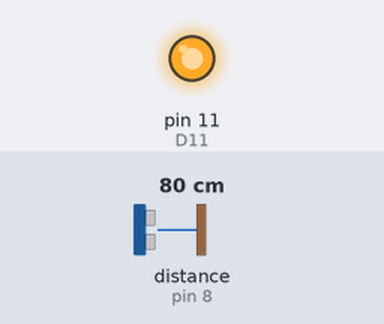
The sketch below on a simulated Arduino Uno, built for the host (arithmetic inside an expression is 32-bit, double 64-bit). Parts: output pins drawn as LEDs (lit = HIGH). Wiring (inferred from the names in the program): ultrasonic range finder: trigger pin 12; echo pin 8. The test bench sets the inputs (shaded band); at power-on: distance to the obstacle (sensor on pin 8) 80 cm. The echo pulse lasts 58.3 µs per cm; pins used as bus, display or sensor lines are not drawn.

Above: at 4.2 s.
4.3 s: distance to the obstacle (sensor on pin 8) set to 16 cm
5.8 s: distance to the obstacle (sensor on pin 8) set to 12 cm
At 6.8 s:
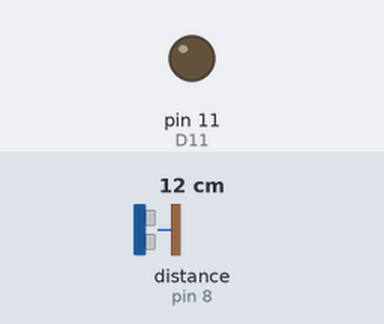
7.3 s: distance to the obstacle (sensor on pin 8) set to 36 cm
8.8 s: distance to the obstacle (sensor on pin 8) set to 46 cm
At 9.2 s:
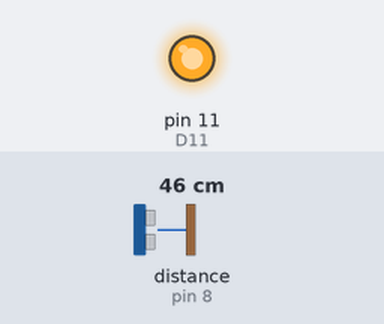
10.3 s: distance to the obstacle (sensor on pin 8) set to 2 cm
At 11.4 s:
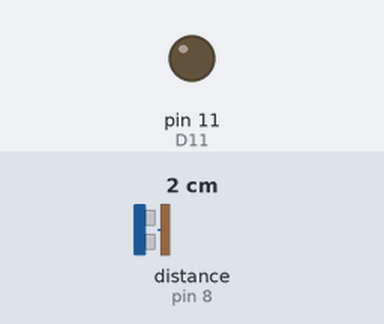
Timing chart, 0 to 12.8 s (numbered marks = the images above; inputs shaded):
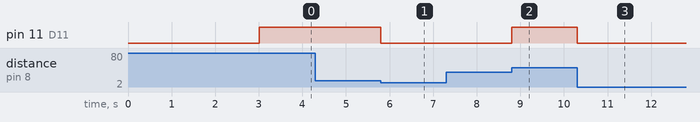

Measured:
- the behaviour switches between 14 and 13 cm on distance to the obstacle (sensor on pin 8) (found by bisection; images 0 and 1)
- the behaviour switches between 41 and 42 cm on distance to the obstacle (sensor on pin 8) (found by bisection; images 1 and 2)
- after the input at 4.3 s, every drawn part: stays the same
- after the input at 5.8 s, pin 11 (D11): HIGH → LOW at once
- after the input at 7.3 s, every drawn part: stays the same
- after the input at 8.8 s, pin 11 (D11): LOW → HIGH at once
- after the input at 10.3 s, pin 11 (D11): HIGH → LOW at once

The sketch:

asg1.ino
```cpp
// DISCLAIMER/CITATION: most baremetal code was found by referring to application notes C examples given in the atmega328p datasheet
//                      as well some simplification and manual conversion to baremetal throughout the referenced library files wherever appropriate

// NOTE: .h files were not submitted due to
// - limit of 5 files per submission
// - .zip were not accepted

// Compiler directives to compute UBBR
// clock speed set to 16 MHz
#define F_CPU 16000000 // F_CPU needs to be declared BEFORE including delay.h
// standard baudrate setting 4800 bits/s
#define BAUD 4800
// formula from datasheet page 146 --> UBRRn = ((f_OSC/16 * BAUD) - 1)
#define MYUBRR F_CPU/16/BAUD-1 // asynchronous normal mode

#include <avr/io.h>
#include <string.h>
#include <avr/delay.h>

// Include the library:
#include "SharpIR.h"
#include "HCSR04.h"

// Define model and input pin:
#define IRPin A0
#define model 1080

// Create variable to store the distance:
int distance_cm;

// global status vars
// MODE 0 --> IR sensor
// MODE 1 --> US sensor
int MODE = 1;

// US SENSOR SPECIFIC
int trigPin = 12; // yellow jumper --> pin 12: PB4
int echoPin = 8;// blue jumper --> pin 8: PB0

// IR SENSOR SPECIFIC
long duration, cm, inches;

// We are using model GP2Y0A21YK0F i.e. 1080
// the code for this class object was taken from here: https://github.com/guillaume-rico/SharpIR/blob/master/SharpIR.cpp
// and formatted/simplified/ported to baremetal as needed
SharpIR mySensor = SharpIR(IRPin, model);
// this code was originally taken from here: https://github.com/Martinsos/arduino-lib-hc-sr04/blob/master/src/HCSR04.cpp
// and formatted/simplified/ported to baremetal as needed
UltraSonicDistanceSensor distanceSensor(trigPin, echoPin);

int index = 0;
char buffer[256];

// this method was taken from: https://www.geeksforgeeks.org/program-count-digits-integer-3-different-methods
// used to get the number of characters in an integer value to be passed to the serial write method
int count_digit(long long n)
{
    if (n == 0)
        return 1;
    int count = 0;
    while (n != 0) {
        n = n / 10;
        ++count;
    }
    return count;
}

void USART_init(unsigned int ubrr) {
    // Set baud rate
    UBRR0H = (unsigned char)(ubrr >> 8); // Shift needed to clear out first 8 bits
    UBRR0L = (unsigned char) (ubrr);

    // Enable receiver and transmitter
    UCSR0B = ((1 << RXEN0) | (1 << TXEN0));

    // Set two stop bits with USBS0, set frame to 8 bits of data with UCSz00
    // based on datasheet example code page 149
    UCSR0C = ((1 << USBS0) | (3 << UCSZ00));
}

// based on C code example page 150
void USART_transmit(char data) {
    // wait for empty transmit buffer
    while (!(UCSR0A & (1 << UDRE0)));

    // place data into buffer and send
    UDR0 = data;
}

// send multiple chars given string pointer and length
void msg_transmit(char* data, int len) {
    for (int i = 0; i < len; i++) {
        USART_transmit(data[i]);
    }
}

void set_brightness(int brightness) {
    // "the result of the compare can be used by the waveform generator to generate a PWM or variable frequency output on the output compare pins (OC2A and OC2B)"
    // page 117
    OCR2A = brightness;
    OCR2B = brightness;
}

int show_mode() {
  msg_transmit("0 --> IR sensor\n", 16);
  msg_transmit("1 --> US sensor\n", 16);

  if (MODE == 0) {
    msg_transmit("You chose: option 0 --> IR sensor\n", 35);
    return MODE;
  } else if (MODE == 1) {
    msg_transmit("You chose: option 1 - US sensor\n", 32);
    return MODE;
  } else {
    msg_transmit("Invalid option, try again\n", 26);
    _delay_ms(1000);
  }
}

// the calm before the storm...
void pause_champ() {
  msg_transmit("Starting in 3 seconds.", 22);
  _delay_ms(1000);
  msg_transmit(".", 1);
  _delay_ms(1000);
  msg_transmit(".", 1);
  _delay_ms(1000);
}

// to reset just close/reopen serial monitor via: ctrl + shift + m
void setup() {
  // Begin serial communication at a baudrate of 4800:
  USART_init(MYUBRR);

  show_mode(); // display to user current mode: 0 --> IR or 1 --> US sensor
  pause_champ(); // wait for 3 seconds before starting the readings...

  // pinMode(11, OUTPUT); // D11 = PB3 = D3
  DDRB |= (1 << PB3); // set external LED D3 to output mode

  // setup for analogwrite equivalent via PWM
  // OCR = Output Compare Register, 2 for Clock 2
  OCR2A = 255; // set duty cycles to maximum value
  OCR2B = 255;

  // timer/counter2 control register A
  // set fast PWM mode, non inverting
  // page 128
  // COM2A1 --> clear OC2A on compare match
  // COM2B1 --> clear OC2B on compare match
  TCCR2A = (1 << COM2A1) | (1 << COM2B1) | (1 << WGM21) | (1 << WGM20); // WGM --> WaveForm Generation Mode
  // set prescaler to 64 (i.e. divide clock speed of timer 1)
  TCCR2B = (1 << CS22);
}

char distance_str[3];
int numOfDigits = 0;

void loop() {
  if (MODE == 0) { // IR SENSOR
    distance_cm = mySensor.distance();
  }
  else if (MODE == 1) { // US SENSOR
    distance_cm = distanceSensor.measure_distance_cm();
  }

  // Print the measured distance to the serial monitor:
  msg_transmit("Mean distance: ", 15);
  itoa(distance_cm, distance_str, 10);
  numOfDigits = count_digit(distance_cm);

  msg_transmit(distance_str, numOfDigits);
  msg_transmit(" cm\n", 4);

  // spec: "12cm or less - 100%"
  if (distance_cm <= 12) {
    //analogWrite(11, 0);
    // LED D3 is active low
    set_brightness(1);
    PORTB &= ~(1 << PB3);

    //digitalWrite(13, HIGH); // pin 13 = PB5
    PORTB |= (1 << PB5);
  }
  // spec: "42cm or more - 0%"
  else if (distance_cm >= 42) {
    //analogWrite(11, 255);
    //digitalWrite(11, HIGH); // pin 11 = PB3
    set_brightness(255);
    PORTB |= (1 << 3);
    //digitalWrite(13,HIGH); // pin 13 = PB5
    PORTB |= (1 << 5);
  }
  else {
    // spec: "linearly increases from 42 cm to 12 cm"
    // formula explanation: (measured distance - min distance)/(distance range)) * 255
    // e.g. when distance measured at 12 cm then 0/30 * 255 = 0 --> ext. LED set to max brightness
    // e.g. when distance measured at 42 cm then 30/30 * 255 = 255 --> ext. LED set to min brightness (i.e. simply OFF)
    set_brightness((255*((float) (distance_cm - 12)/30)));
    //digitalWrite(13, LOW); // pin 13 = PB5
    PORTB &= ~(1 << PB5);
  }
}
```

HCSR04.cpp
```cpp
/*
  HCSR04 - Library for arduino, for HC-SR04 ultrasonic distance sensor.
  Created by Martin Sosic, June 11, 2016.
*/

#include "Arduino.h"
#include "HCSR04.h"

UltraSonicDistanceSensor::UltraSonicDistanceSensor(
        byte triggerPin, byte echoPin, unsigned short maxDistanceCm, unsigned long maxTimeoutMicroSec) {
    this->triggerPin = triggerPin;
    this->echoPin = echoPin;
    this->maxDistanceCm = maxDistanceCm;
    this->maxTimeoutMicroSec = maxTimeoutMicroSec;
    //pinMode(triggerPin, OUTPUT); // 12 --> PB4
     DDRB |= (1 << 4);
    //pinMode(echoPin, INPUT);     // 8 --> PB0
     DDRD &= ~(1 << 0);
}

float UltraSonicDistanceSensor::measure_distance_cm() {
    //Using the approximate formula 19.307°C results in roughly 343m/s which is the commonly used value for air.
    return measure_distance_cm(19.307);
}

float UltraSonicDistanceSensor::measure_distance_cm(float temperature) {
    unsigned long maxDistanceDurationMicroSec;

    // Make sure that trigger pin is LOW.
    //digitalWrite(triggerPin, LOW); // 12 --> PB4
    PORTB &= ~(1 << 4);
    _delay_us(2);
    // Hold trigger for 10 microseconds, which is signal for sensor to measure distance.
    //digitalWrite(triggerPin, HIGH); // 12 --> PB4
    PORTB |= (1 << 4);
    _delay_us(10);
    //digitalWrite(triggerPin, LOW);
    PORTB &= ~(1 << 4);

    float speedOfSoundInCmPerMicroSec = 0.03313 + 0.0000606 * temperature; // Cair ≈ (331.3 + 0.606 ⋅ ϑ) m/s

    // Compute max delay based on max distance with 25% margin in microseconds
    maxDistanceDurationMicroSec = 2.5 * maxDistanceCm / speedOfSoundInCmPerMicroSec;
    if (maxTimeoutMicroSec > 0) {
    	maxDistanceDurationMicroSec = min(maxDistanceDurationMicroSec, maxTimeoutMicroSec);
    }

    // Measure the length of echo signal, which is equal to the time needed for sound to go there and back.
    unsigned long durationMicroSec = pulseIn(echoPin, HIGH, maxDistanceDurationMicroSec); // can't measure beyond max distance

    // Serial.print("Pulse Length: ");
    // Serial.print(durationMicroSec);
    // Serial.println();

    float distanceCm = durationMicroSec / 2.0 * speedOfSoundInCmPerMicroSec;
    if (distanceCm == 0 || distanceCm > maxDistanceCm) {
        return -1.0 ;
    } else {
        return distanceCm;
    }
}
```

HCSR04.h
```cpp
/*
  HCSR04 - Library for arduino, for HC-SR04 ultrasonic distance sensor.
  Created by Martin Sosic, June 11, 2016.
*/

#ifndef HCSR04_H
#define HCSR04_H

#include "Arduino.h"

class UltraSonicDistanceSensor {
 public:
    /**
     * @param triggerPin  Digital pin that is used for controlling sensor (output).
     * @param echoPin  Digital pin that is used to get information from sensor (input).
     * @param maxDistanceCm  Maximum distance sensor can measure, defaults to 4m for HC-SR04.
     *                       You might want to set this value if you are using different sensor than HC-SR04
     *                       or if you don't care about distances larger than whatever you will set it to
     *                       (therefore reducing time it takes for a single measurement).
     * @param maxTimeoutMicroSec  Single measurement will never take longer than whatever value you provide here.
     *   You might want to do this in order to ensure your program is never blocked for longer than some specific time,
     *   since measurements are blocking.
     *   By default, there is no limit on time (only on distance). By defining timeout, you are again limiting the distance.
     */
    UltraSonicDistanceSensor(byte triggerPin, byte echoPin, unsigned short maxDistanceCm = 400, unsigned long maxTimeoutMicroSec = 0);

    /**
     * Measures distance by sending ultrasonic waves and measuring time it takes them
     * to return.
     * @returns Distance in centimeters, or negative value if distance is greater than 400cm.
     */
    float measure_distance_cm();

    /**
     * Measures distance by sending ultrasonic waves and measuring time it takes them
     * to return. Measurement can not exceed duration calculated with maxDistanceCm or maxTimeoutMicroSec.
     * @param temperature  Temperature in degrees celsius
     * @returns Distance in centimeters, or negative value if distance is greater than 400cm.
     */
    float measure_distance_cm(float temperature);
 private:
    byte triggerPin, echoPin;
    unsigned short maxDistanceCm;
    unsigned long maxTimeoutMicroSec;
};

#endif // HCSR04_H
```

SharpIR.cpp
```cpp
/*
  SharpIR
  Arduino library for retrieving distance (in cm) from the analog GP2Y0A21Y and GP2Y0A02YK
  From an original version of Dr. Marcal Casas-Cartagena (marcal.casas@gmail.com)

    Version : 1.0 : Guillaume Rico
    + Remove average and use median
    + Definition of number of sample in .h
    + Define IR pin as input
    Version : 1.1 : Thibaut Mauon
    + Add SHARP GP2Y0A710K0F for 100cm to 500cm by Thibaut Mauron
    Version : 1.2 : Archery2000
    + Add Median of Medians algorithm to speed up sensor reading computation
  https://github.com/guillaume-rico/SharpIR

    Original comment from Dr. Marcal Casas-Cartagena :
   The Sahrp IR sensors are cheap but somehow unreliable. I've found that when doing continous readings to a
   fix object, the distance given oscilates quite a bit from time to time. For example I had an object at
   31 cm. The readings from the sensor were mainly steady at the correct distance but eventually the distance
   given dropped down to 25 cm or even 16 cm. That's quite a bit and for some applications it is quite
   unacceptable. I checked the library http://code.google.com/p/gp2y0a21yk-library/ by Jeroen Doggen
   (jeroendoggen@gmail.com) and what the author was doing is to take a bunch of readings and give an average of them
   The present library works similary. It reads a bunch of readings (avg), it checks if the current reading
   differs a lot from the previous one (tolerance) and if it doesn't differ a lot, it takes it into account
   for the mean distance.
   The distance is calculated from a formula extracted from the graphs on the sensors datasheets
   After some tests, I think that a set of 20 to 25 readings is more than enough to get an accurate distance
   Reading 25 times and return a mean distance takes 53 ms. For my application of the sensor is fast enough.
   This library has the formulas to work with the GP2Y0A21Y and the GP2Y0A02YK sensors but exanding it for
   other sensors is easy enough.
*/

#ifdef Arduino
  #include "Arduino.h"
#elif defined(SPARK)
  #include "Particle.h"
  #include "math.h"
#endif
#include "SharpIR.h"

// Initialisation function
//  + irPin : is obviously the pin where the IR sensor is attached
//  + sensorModel is a int to differentiate the two sensor models this library currently supports:
//    > 1080 is the int for the GP2Y0A21Y and
//    > 20150 is the int for GP2Y0A02YK and
//    > 100500 is the long for GP2Y0A710K0F
//    The numbers reflect the distance range they are designed for (in cm)
SharpIR::SharpIR(int irPin, long sensorModel) {

    int distanceSensorPin = 0; // A0
    _irPin=irPin;
    _model=sensorModel;

    // Define pin as Input
    //pinMode (_irPin, INPUT);

    // the higher the prescaler, the lower the frequency
    // ADEN is for ADC (Analog to Digital Conversion) mode
    ADCSRA |= (1 << ADEN) | (1 << ADPS2);
    // this register holds the converted value from the distance sensor
    ADMUX |= distanceSensorPin | (1 << REFS0);

    // attempt to refer to external AREF set by potentiometer
    analogReference(EXTERNAL);
}

// Sort an array
void SharpIR::sort(int a[], int size) {
    for(int i=0; i<(size-1); i++) {
        bool flag = true;
        for(int j=0; j<(size-(i+1)); j++) {
            if(a[j] > a[j+1]) {
                int t = a[j];
                a[j] = a[j+1];
                a[j+1] = t;
                flag = false;
            }
        }
        if (flag) break;
    }
}

// Read distance and compute it
int SharpIR::distance() {
  // model: 1080
  // sample size: 25
    int ir_val[NB_SAMPLE] = {};
    int adc_val[NB_SAMPLE] = {};
    int distanceCM;
    float current;
    int median;


    for (int i = 0; i < NB_SAMPLE; i++) {
        // start conversion
        ADCSRA |= (1 << ADSC);

        // wait until it's clear
        while (!(ADCSRA & (1 << ADIF)));

        // Reset to 1 for the next conversion
        ADCSRA |= (1 << ADIF);

        ir_val[i] = ADC;
    }

    // Get the approx median
    // Sorting all ADC values
      sort(ir_val, NB_SAMPLE);
      median = ir_val[NB_SAMPLE/2+1];

      // for experimentation sake
      // Serial.print("ADC: ");
      // Serial.print(median);
      // Serial.println();

    distanceCM = 29.988 * pow(map(median, 0, 1023, 0, 5000)/1000.0, -1.173);

    return distanceCM;
}
```

SharpIR.h
```cpp
/*
  SharpIR
  Arduino library for retrieving distance (in cm) from the analog GP2Y0A21Y and GP2Y0A02YK
  From an original version of Dr. Marcal Casas-Cartagena (marcal.casas@gmail.com)

    Version : 1.0 : Guillaume Rico
    Version : 1.2 : Archery2000
  https://github.com/guillaume-rico/SharpIR
*/

#ifndef SharpIR_h
#define SharpIR_h

#define NB_SAMPLE 25

#ifdef ARDUINO
  #include "Arduino.h"
#elif defined(SPARK)
  #include "Particle.h"
#endif

class SharpIR
{
  public:

    SharpIR (int irPin, long sensorModel);
    int distance();

  private:

    void sort(int a[], int size);

    int _irPin;
    long _model;
};

#endif
```
